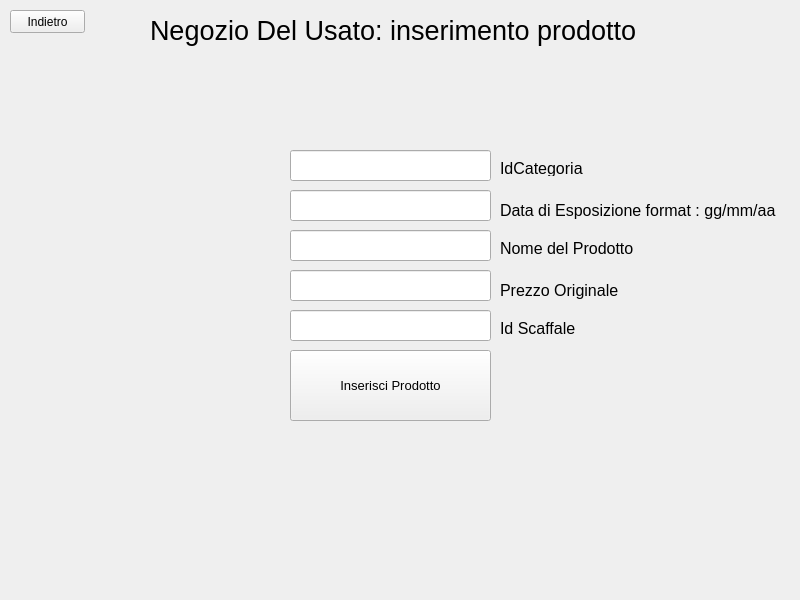
<?xml version="1.0" encoding="UTF-8"?>
<ui version="4.0">
 <class>LoginWindow</class>
 <widget class="QMainWindow" name="LoginWindow">
  <property name="geometry">
   <rect>
    <x>0</x>
    <y>0</y>
    <width>800</width>
    <height>600</height>
   </rect>
  </property>
  <property name="windowTitle">
   <string>MainWindow</string>
  </property>
  <widget class="QWidget" name="loginWidget">
   <widget class="QPushButton" name="indietro">
    <property name="geometry">
     <rect>
      <x>10</x>
      <y>10</y>
      <width>75</width>
      <height>23</height>
     </rect>
    </property>
    <property name="text">
     <string>Indietro</string>
    </property>
   </widget>
   <widget class="QLabel" name="label">
    <property name="geometry">
     <rect>
      <x>150</x>
      <y>10</y>
      <width>491</width>
      <height>41</height>
     </rect>
    </property>
    <property name="font">
     <font>
      <pointsize>20</pointsize>
     </font>
    </property>
    <property name="text">
     <string>Negozio Del Usato: inserimento prodotto</string>
    </property>
   </widget>
   <widget class="QPushButton" name="InserisciProdotto">
    <property name="geometry">
     <rect>
      <x>290</x>
      <y>350</y>
      <width>201</width>
      <height>71</height>
     </rect>
    </property>
    <property name="font">
     <font>
      <pointsize>10</pointsize>
     </font>
    </property>
    <property name="text">
     <string>Inserisci Prodotto</string>
    </property>
   </widget>
   <widget class="QLineEdit" name="NomeDelProdotto">
    <property name="geometry">
     <rect>
      <x>290</x>
      <y>230</y>
      <width>201</width>
      <height>31</height>
     </rect>
    </property>
   </widget>
   <widget class="QLabel" name="label_2">
    <property name="geometry">
     <rect>
      <x>500</x>
      <y>240</y>
      <width>141</width>
      <height>16</height>
     </rect>
    </property>
    <property name="font">
     <font>
      <pointsize>12</pointsize>
     </font>
    </property>
    <property name="text">
     <string>Nome del Prodotto</string>
    </property>
   </widget>
   <widget class="QLabel" name="label_3">
    <property name="geometry">
     <rect>
      <x>500</x>
      <y>280</y>
      <width>161</width>
      <height>21</height>
     </rect>
    </property>
    <property name="font">
     <font>
      <pointsize>12</pointsize>
     </font>
    </property>
    <property name="text">
     <string>Prezzo Originale</string>
    </property>
   </widget>
   <widget class="QLineEdit" name="prezzoOriginale">
    <property name="geometry">
     <rect>
      <x>290</x>
      <y>270</y>
      <width>201</width>
      <height>31</height>
     </rect>
    </property>
   </widget>
   <widget class="QLabel" name="label_4">
    <property name="geometry">
     <rect>
      <x>500</x>
      <y>160</y>
      <width>121</width>
      <height>16</height>
     </rect>
    </property>
    <property name="font">
     <font>
      <pointsize>12</pointsize>
     </font>
    </property>
    <property name="text">
     <string>IdCategoria</string>
    </property>
   </widget>
   <widget class="QLineEdit" name="idCategoria">
    <property name="geometry">
     <rect>
      <x>290</x>
      <y>150</y>
      <width>201</width>
      <height>31</height>
     </rect>
    </property>
   </widget>
   <widget class="QLabel" name="label_5">
    <property name="geometry">
     <rect>
      <x>500</x>
      <y>200</y>
      <width>281</width>
      <height>21</height>
     </rect>
    </property>
    <property name="font">
     <font>
      <pointsize>12</pointsize>
     </font>
    </property>
    <property name="text">
     <string>Data di Esposizione format : gg/mm/aa</string>
    </property>
   </widget>
   <widget class="QLineEdit" name="dataEsposizione">
    <property name="geometry">
     <rect>
      <x>290</x>
      <y>190</y>
      <width>201</width>
      <height>31</height>
     </rect>
    </property>
   </widget>
   <widget class="QLabel" name="label_6">
    <property name="geometry">
     <rect>
      <x>500</x>
      <y>320</y>
      <width>121</width>
      <height>16</height>
     </rect>
    </property>
    <property name="font">
     <font>
      <pointsize>12</pointsize>
     </font>
    </property>
    <property name="text">
     <string>Id Scaffale</string>
    </property>
   </widget>
   <widget class="QLineEdit" name="idScaffale">
    <property name="geometry">
     <rect>
      <x>290</x>
      <y>310</y>
      <width>201</width>
      <height>31</height>
     </rect>
    </property>
   </widget>
  </widget>
 </widget>
 <resources/>
 <connections/>
</ui>
